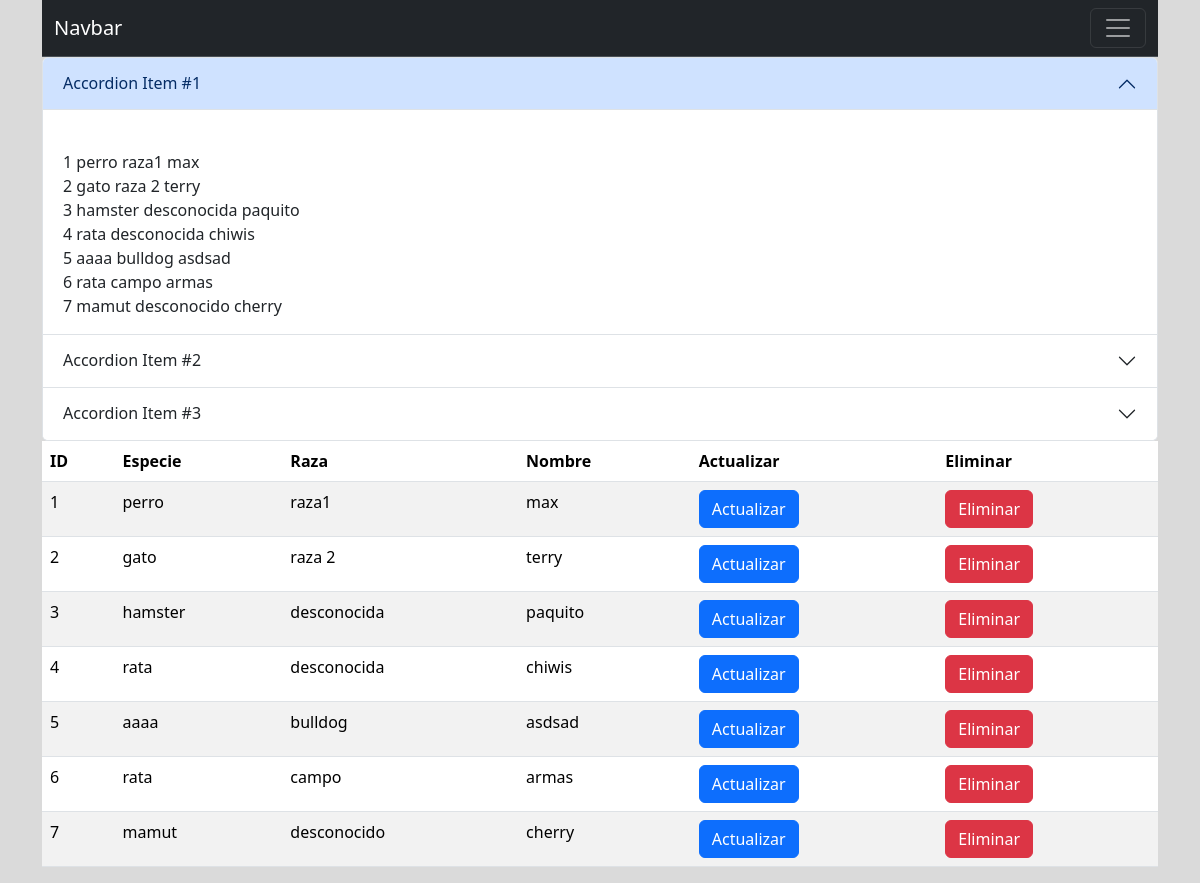
The page / on the database its author committed.
### home/models.py (models this page shows)
class Mascota(models.Model):
    nombre = models.CharField(max_length=255)
    especie = models.CharField(max_length=255)
    raza = models.CharField(max_length=255)

### home/views.py (the view)
# urls.py: path('',views.index,name="index_view"),
def index(request):
    datosMascota=Mascota.objects.all()
    return render(request,"home/index.html",{"mascotas":datosMascota})

### templates/home/index.html (shortened to what this page needs)
{% extends 'base/base.html' %}
{% block content %}
<div class="container">
  <table class="table table-striped">
    <thead>
        <tr>
            <th>ID</th>
            <th>Especie</th>
            <th>Raza</th>
            <th>Nombre</th>
            <th>Actualizar</th>
            <th>Eliminar</th>
        </tr>
    </thead>
    <tbody>
</div>
{% for c in mascotas %}
<tr>
  <td>
    {{c.id}}
  </td>
  <td>
    {{c.especie}}
  </td>
  <td>
    {{c.raza}}
  </td>
  <td>
    {{c.nombre}}  <td>  <button type="button" class="btn btn-primary">Actualizar</button> </td>  <td><button type="button" class="btn btn-danger">Eliminar</button></td>
  </td>
</tr>
{% endfor %}
{% endblock content %}

### templates/base/base.html (shortened to what this page needs)
{% load static %}
<!DOCTYPE html>
<html lang="en">
<head>
    <link href="{% static 'css/bootstrap.min.css' %}" rel="stylesheet">
</head>
<body style="background-color: rgb(218, 218, 218);">
<div class="container">
  <nav class="navbar bg-dark border-bottom border-body" data-bs-theme="dark">
    <div class="container-fluid">
      <a class="navbar-brand" href="#">Navbar</a>
      <button class="navbar-toggler" type="button" data-bs-toggle="collapse" data-bs-target="#navbarNav" aria-controls="navbarNav" aria-expanded="false" aria-label="Toggle navigation">
        <span class="navbar-toggler-icon"></span>
      </button>
    </div>
  </nav>
</div>
<div class="container">
  <div class="accordion" id="accordionExample">
    <div class="accordion-item">
      <h2 class="accordion-header">
        <button class="accordion-button" type="button" data-bs-toggle="collapse" data-bs-target="#collapseOne" aria-expanded="true" aria-controls="collapseOne">
          Accordion Item #1
        </button>
      </h2>
      <div id="collapseOne" class="accordion-collapse collapse show" data-bs-parent="#accordionExample">
        <div class="accordion-body">
          {% for c in mascotas %}
          <tr>
            <td > <br style="color: blue;">
             {{c.id}}
            </td>
            <td>
              {{c.especie}}
            </td>
            <td>
              {{c.raza}}
            </td>
            <td>
              {{c.nombre}}
            </td>
          </tr>
          {% endfor %}
        </div>
      </div>
    </div>
    <div class="accordion-item">
      <h2 class="accordion-header">
        <button class="accordion-button collapsed" type="button" data-bs-toggle="collapse" data-bs-target="#collapseTwo" aria-expanded="false" aria-controls="collapseTwo">
          Accordion Item #2
        </button>
      </h2>
    </div>
    <div class="accordion-item">
      <h2 class="accordion-header">
        <button class="accordion-button collapsed" type="button" data-bs-toggle="collapse" data-bs-target="#collapseThree" aria-expanded="false" aria-controls="collapseThree">
          Accordion Item #3
        </button>
      </h2>
    </div>
  </div>
</div>
{% block content %}
{% endblock content %}
</body>
</html>

### rows shown on the page
Mascota: id "1", especie "perro", raza "raza1", nombre "max"
Mascota: id "2", especie "gato", raza "raza 2", nombre "terry"
Mascota: id "3", especie "hamster", raza "desconocida", nombre "paquito"
Mascota: id "4", especie "rata", raza "desconocida", nombre "chiwis"
Mascota: id "5", especie "aaaa", raza "bulldog", nombre "asdsad"
Mascota: id "6", especie "rata", raza "campo", nombre "armas"
Mascota: id "7", especie "mamut", raza "desconocido", nombre "cherry"
